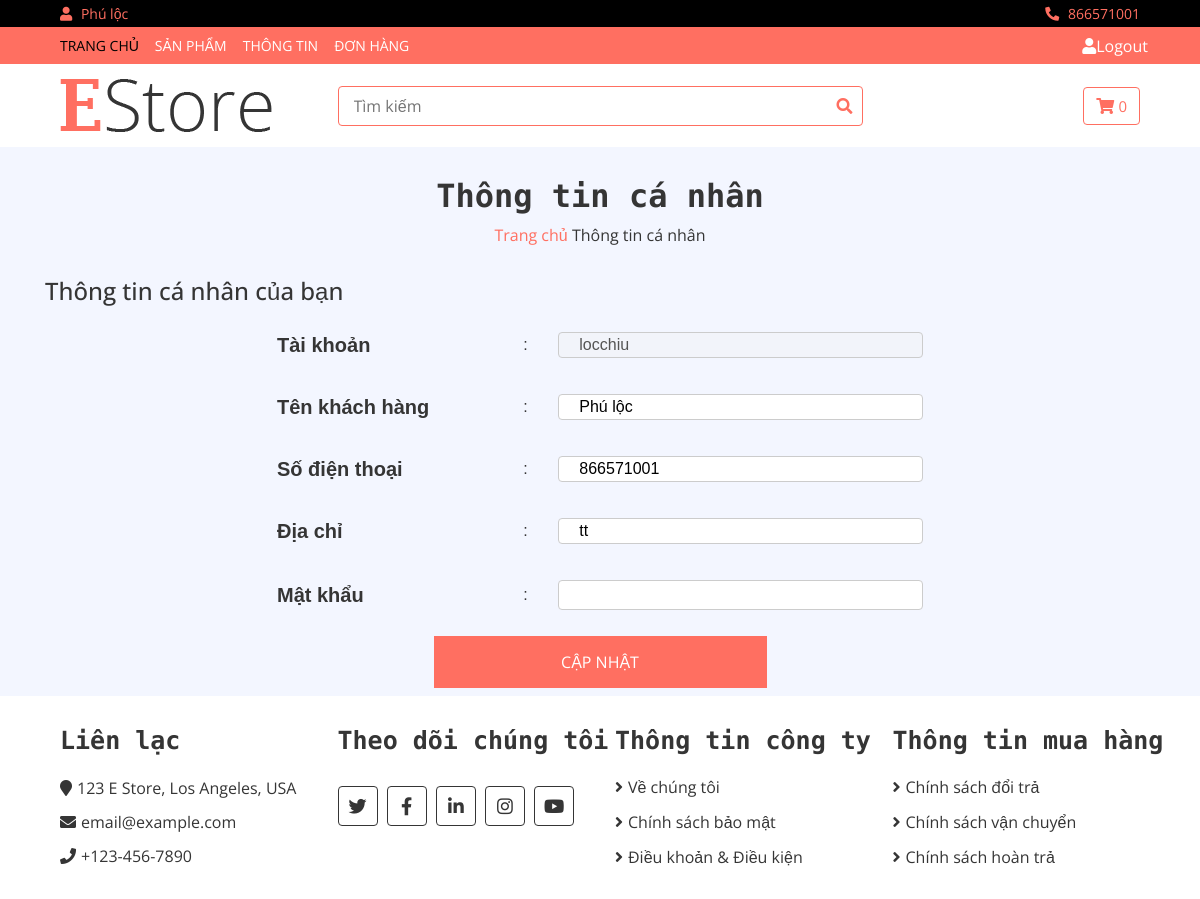
Page /profile.php (signed in) on the committed database.
### tables this page shows
CREATE TABLE `users` (
  `id` bigint(11) NOT NULL,
  `idRoles` int(11) DEFAULT NULL,
  `username` varchar(100) NOT NULL,
  `password` varchar(1000) NOT NULL,
  `name` varchar(100) NOT NULL,
  `address` text DEFAULT NULL,
  `phone` varchar(11) DEFAULT NULL
);

### classes/nguoidung.php (called while the page is built, shortened)
<?php
$filepath = realpath(dirname(__FILE__));
include_once($filepath . '/../lib/database.php');
?>
<?php
class nguoidung
{
	private $db;
	public function __construct()
	{
		$this->db = new Database();
	}
	public function Get_User($username)
	{
		$query = "SELECT *
				  FROM users
				  WHERE username = '$username'";
		$result_check = $this->db->select($query);
		return $result_check;
	}
}
?>

### lib/database.php (called while the page is built, shortened)
<?php
Class Database{
   public $host   = "localhost";
   public $user   = "root";
   public $pass   = "";
   public $dbname = "Shopluuniem";
   public $link;
private function connectDB(){
   $this->link = new mysqli($this->host, $this->user, $this->pass,
    $this->dbname);
 }
public function select($query){
  $result = $this->link->query($query) or
   die($this->link->error.__LINE__);
  if($result->num_rows > 0){
    return $result;
  } else {
    return false;
  }
 }
}

### lib/session.php (called while the page is built, shortened)
<?php
class Session
{
   public static function get($key)
   {
      if (isset($_SESSION[$key])) {
         return $_SESSION[$key];
      } else {
         return false;
      }
   }
}

### profile.php (the view, shortened to what this page needs)
<?php ob_start();
  include 'inc/header.php';
?>
<?php
  $username=session::get('customer_user');
 ?>
<section class="breadcrumb-section set-bg" data-setbg="img/background.jpg">
    <div class="container">
        <div class="row">
            <div class="col-lg-12 text-center">
                <div class="breadcrumb__text">
                    <h2>Thông tin cá nhân</h2>
                    <div class="breadcrumb__option">
                        <a href="./index.html">Trang chủ</a>
                        <span>Thông tin cá nhân</span>
                    </div>
                </div>
            </div>
        </div>
    </div>
</section>
<section class="checkout spad">
    <div class="container">
        <div class="checkout__form">
            <h4>Thông tin cá nhân của bạn</h4>
            <form action="" method="post">
            <div class="srow">
                <center>
                  <table  id="customers" >
                     <?php
                        $Get_User=$nguoidung->Get_User($username);
                        if ($Get_User) {
                        while ($result=mysqli_fetch_array($Get_User)) {
                        ?>
                    <tr>
                        <td id="td1">Tài khoản </td>
                        <td>:</td>
                        <td><input  type="texts" name="" disabled value="<?php echo $username; ?>"></td>
                    </tr>
                    <tr>
                        <td id="td1">Tên khách hàng </td>
                        <td>:</td>
                        <td>
                          <input type="texts" name="name" value="<?php echo $result['name']; ?>">
                        </td>
                    </tr>
                    <tr>
                        <td id="td1">Số điện thoại </td>
                        <td>:</td>
                        <td><input type="texts" name="phone" value="<?php echo $result['phone']; ?>"></td>
                    </tr>
                    <tr>
                        <td id="td1">Địa chỉ </td>
                        <td>:</td>
                        <td><input type="texts" name="address" value="<?php echo $result['address']; ?>"></td>
                    </tr>
                    <tr>
                        <td id="td1">Mật khẩu </td>
                        <td>:</td>
                        <td><input type="password" name="password" value="" required></td>
                    </tr>
                   <?php
                    }
                    }
                    ?>
                </table></center>
        </div>
          <center><button type="submit" class="site-btn" name="submit">CẬP NHẬT</button></center>
      </form>
                    </div>
</section>
<?php
include 'inc/footer.php';
?>

### css/style.css (style rules this page uses)
body { color: #353535; font-family: 'Open Sans', sans-serif; font-weight: 400; background: #f3f6ff; }
a { color: #FF6F61; }
h2 { font-family: 'Source Code Pro', monospace; font-weight: 700; }
.checkout { position: relative; padding-top: 30px; }

### profile.php (style rules this page uses)
table { border: none; }
#customers { font-family: "Trebuchet MS", Arial, Helvetica, sans-serif; border-collapse: collapse; width: 60%; font-size: 16px; height: -10%; border-collapse: collapse; }
#customers td, #customers th { border: 1px solid #ddd; padding: 10px; border: none; }
input[type=texts], select { width: 100%; padding: 12px 20px; margin: 8px 0; height: 20px; display: inline-block; border: 1px solid #ccc; border-radius: 4px; box-sizing: border-box; font-family: "Trebuchet MS", Arial, Helvetica, sans-serif; }
input[type=password], select { width: 100%; padding: 12px 20px; margin: 8px 0; height: 30px; display: inline-block; border: 1px solid #ccc; border-radius: 4px; box-sizing: border-box; font-family: "Trebuchet MS", Arial, Helvetica, sans-serif; }
#td1 { font-weight: bold; font-size: 20px; }
.site-btn { background-color: #FF6F61; color: white; padding: 14px 20px; margin: 8px 0; border: none; width: 30%; }

### rows in the picture
users: name "Phú lộc", phone "866571001", address "tt"

### other values in the picture
$name "Phú lộc"
$user "866571001"
